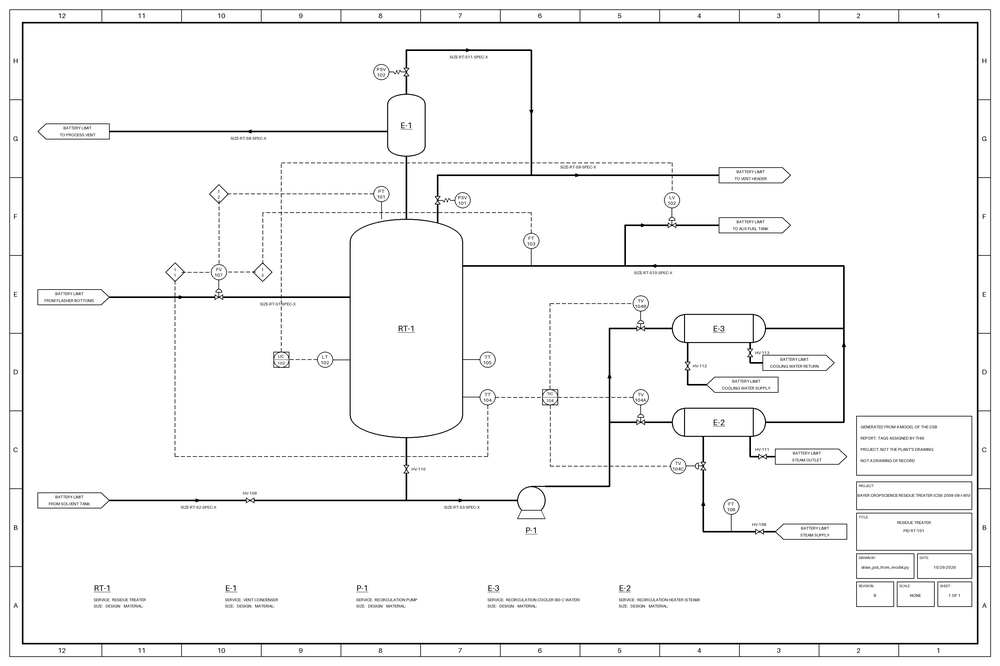
#> input picture data/bayer_rt/pid/RT1.png, 1000 x 666 px, shrunk from 3200 x 2130 before the run; its folder holds only this picture in this run
$ python scan_cleanup.py ../data/bayer_rt/pid/RT1.png
#> lines starting #> are read from the running program, lines starting #| are printed output that depends on the picture; after the words box and inside, x2 and y2 are one past the last pixel; in counts of white or black regions, pixels touching at a corner belong together
"""Scan clean-up before line tracing: turn a degraded scan (faded grey ink, blur, speckle, yellowed or uneven paper,
JPEG noise, worn patches) into a black-on-white image the tracer's own binarization reads as drawn, and leave clean
drawings alone. No AI calls, no network; OpenCV and numpy only.

Why. On degraded copies of the OPEN100 sheets the tracer's single global (Otsu) threshold drops thin faint lines and
keeps the speckle (docs/TRIED.md, scan_robustness: A049-A052 put the round-4 failure in the code tracer). Every
quantity below comes from the image itself (its background, its noise, its stroke width, its size), never from the
damage level; the defaults were chosen on degraded copies of the development sheets OPEN100 0-5 only (data/attempts.json,
the scan_robustness entries from A176 on).

Detection ("auto"). A sheet counts as a degraded scan when either
  - it has isolated specks: ink components of at most 4 px with no other ink within 3 px, at least SPECKS_PER_MP per
    million pixels (clean renders here: 0-32; degraded copies: 1,600 and up), or
  - its paper is not one flat value: less than FLAT_MIN of the pixels within 1 grey level of the commonest value
    (clean renders: 0.77 and up; old-scan copies: below 0.2).
Otherwise the image is traced exactly as given, so clean drawings are unchanged by construction. Limit: a blurred or
faded scan on perfectly flat paper with no specks is not detected (use clean="on").

Clean-up ("on", or "auto" on a detected scan):
  1. Background: a closing wider than any stroke, smoothed, estimates the paper (tint, gradients, yellowing); each
     pixel's darkness is how far it sits below that paper.
  2. Stroke cores (half-maximum): a pixel is ink when it is at least half as dark as the darkest pixel within one
     stroke width (peaks and dips are measured on the darkness after a 3x3 median, so a speck on a line is not a peak), and that local peak clears a contrast floor (LOW_FRAC of the Otsu threshold of the darkness).
     Cutting each stroke at half its own peak keeps the gaps between blurred strokes (text beside a line, a line that
     stops short of another).
  3. Specks: components smaller than AREA_MULT x stroke width squared are dropped.
  4. Faint straight lines (hysteresis + runs): seeds are speck-free strong ink; weak pixels (HYST_LOW of the Otsu
     threshold) connected to a seed are grown; horizontal and vertical runs at least RUN_FRAC of the sheet's long
     side are taken from that grown ink and added back, each cut to the pixels at least half as dark as the
     darkest across the run (so the run is not fattened) and never through a dip: a pixel less than DIP x as dark
     as the darkest pixel on BOTH sides along the run within DIP_MULT stroke widths is a gap the drawing left (a
     line stopping short of a crossing line), not a faded stretch, so it is not bridged. Within DIP_MULT stroke
     widths of a perpendicular line, where the gap is short and blur makes its dip shallow, any pixel the stroke
     cores missed that is under DIP_NEAR x both neighbours is left unbridged too (perp_guard): the drafting
     convention that a line stopping short of another is not connected to it survives the blur, while a real tee
     (darkness rising steadily into the line it meets) is still bridged.
Output: a 0/255 image; the tracer's Otsu step reads it back unchanged.

Library:  is_degraded(gray) -> {"degraded": bool, "specks_per_mp", "flat", ...}
          clean_gray(gray, **params) -> uint8 0/255 image
          prepare(gray, clean="auto"|"on"|"off") -> (image, cleaned: bool)
          trace(image_path, symbols, clean="auto", info=None, **tracer_options) -> trace_connections.trace's links on
              the cleaned image (or on the original file when nothing is cleaned)
CLI:      python scripts/scan_cleanup.py <image> [--out cleaned.png] [--clean auto|on]   (prints the detection)
"""
import argparse
import json
import os
import tempfile
from pathlib import Path

import cv2
import numpy as np

SPECKS_PER_MP = 300   # isolated specks per million pixels that mark a scan (clean renders <= 32, damaged >= 1,600)
FLAT_MIN = 0.5        # share of pixels within 1 level of the commonest value below which the paper is not flat

PARAMS = {            # chosen on degraded copies of OPEN100 0-5 only (A176 split); every length scales with the image
    "bg_kernel_frac": 0.0065,  # background closing kernel, fraction of the long side (15 px on a 2,290 px sheet)
    "frac": 0.5,        # stroke core: at least this share of the local peak darkness
    "low_frac": 0.4,    # contrast floor for a stroke's peak, share of the Otsu threshold of the darkness
    "area_mult": 4.0,   # specks: components below area_mult x stroke width^2 are dropped
    "hyst_low": 0.35,   # hysteresis growth floor, share of the Otsu threshold
    "run_frac": 0.008,  # straight runs at least this share of the long side are bridged through faint stretches
    "dip": 0.6,         # ...but not through a dip: darker on neither side than dip x both neighbours
    "dip_mult": 3.0,    # ...looking dip_mult stroke widths each way along the run
    "perp_guard": True, # within dip_mult stroke widths of a perpendicular line the run is not bridged where the
    "dip_near": 0.9,    # ...stroke core is missing and the pixel is under dip_near x both neighbours (a shallow dip)
}


def _darkness(gray, k):
    bg = cv2.morphologyEx(gray, cv2.MORPH_CLOSE, cv2.getStructuringElement(cv2.MORPH_RECT, (k, k)))
    bg = cv2.blur(bg, (2 * k + 1, 2 * k + 1)).astype(np.float32)
    return np.clip(bg - gray.astype(np.float32), 0, None)


def _bg_kernel(gray, frac):
    return max(5, int(round(frac * max(gray.shape))) | 1)


def is_degraded(gray):
    """Whether the image looks like a damaged scan (see the module docstring); the measurements say why."""
    d = _darkness(gray, _bg_kernel(gray, PARAMS["bg_kernel_frac"]))
    d8 = np.clip(d, 0, 255).astype(np.uint8)
    _, s = cv2.threshold(d8, 0, 1, cv2.THRESH_BINARY + cv2.THRESH_OTSU)
    n, lab, st, _ = cv2.connectedComponentsWithStats(s, connectivity=8)
    small = st[:, 4] <= 4
    small[0] = False
    rest = (~small[lab]) & (s > 0)
    near = cv2.dilate(rest.astype(np.uint8), np.ones((7, 7), np.uint8)) > 0
    specks = int((small & (np.bincount(lab[near], minlength=n) == 0)).sum())
    hist = np.bincount(gray.ravel(), minlength=256)
    m = int(hist.argmax())
    flat = float(hist[max(0, m - 1):m + 2].sum()) / gray.size
    per_mp = specks / (gray.size / 1e6)
    return {"degraded": bool(per_mp >= SPECKS_PER_MP or flat < FLAT_MIN), "specks_per_mp": round(per_mp, 1),
            "flat": round(flat, 3), "paper_value": m}


def _stroke_width(ink):
    dt = cv2.distanceTransform(ink, cv2.DIST_L2, 3)
    ridge = dt[(dt > 0) & (dt >= cv2.dilate(dt, np.ones((3, 3))) - 1e-6)]
    return max(1.0, 2 * float(np.median(ridge))) if len(ridge) else 1.0


def _side_max(d, r, axis):
    """Max of d over the r pixels before and the r pixels after each pixel along an axis (0 = x, 1 = y); outside
    the image counts as paper (0)."""
    if axis == 0:
        k = np.ones((1, r + 1), np.uint8)
        k[0, r] = 0
        return (cv2.dilate(d, k, anchor=(r, 0), borderType=cv2.BORDER_CONSTANT, borderValue=0),
                cv2.dilate(d, k[:, ::-1].copy(), anchor=(0, 0), borderType=cv2.BORDER_CONSTANT, borderValue=0))
    k = np.ones((r + 1, 1), np.uint8)
    k[r, 0] = 0
    return (cv2.dilate(d, k, anchor=(0, r), borderType=cv2.BORDER_CONSTANT, borderValue=0),
            cv2.dilate(d, k[::-1, :].copy(), anchor=(0, 0), borderType=cv2.BORDER_CONSTANT, borderValue=0))


def clean_gray(gray, info=None, **params):
    p = {**PARAMS, **params}
    d = _darkness(gray, _bg_kernel(gray, p["bg_kernel_frac"]))
    d8 = np.clip(d, 0, 255).astype(np.uint8)
    t, strong = cv2.threshold(d8, 0, 1, cv2.THRESH_BINARY + cv2.THRESH_OTSU)
    w = _stroke_width(strong)
    r = max(1, int(round(w)))
    min_area = p["area_mult"] * w * w
    ref = cv2.medianBlur(d, 3)  # the darkness without single-pixel specks: what peaks and dips are measured against

    # 2-3. stroke cores at half their own peak, specks dropped
    peak = cv2.dilate(ref, cv2.getStructuringElement(cv2.MORPH_ELLIPSE, (2 * r + 1, 2 * r + 1)))
    core = ((d >= p["frac"] * peak) & (peak > p["low_frac"] * t) & (d > 0.5 * p["low_frac"] * t)).astype(np.uint8)
    n, lab, st, _ = cv2.connectedComponentsWithStats(core, connectivity=8)
    keep = st[:, 4] >= min_area
    keep[0] = False
    ink = keep[lab].astype(np.uint8)

    # 4. faint straight lines: hysteresis from speck-free strong ink, then H/V runs, cut thin, never across a dip
    n, lab, st, _ = cv2.connectedComponentsWithStats(strong, connectivity=8)
    big = st[:, 4] >= min_area
    big[0] = False
    seeds = big[lab].astype(np.uint8)
    weak = (d > p["hyst_low"] * t).astype(np.uint8) | seeds
    n, lab = cv2.connectedComponents(weak, connectivity=8)
    seeded = np.zeros(n, bool)
    seeded[np.unique(lab[seeds > 0])] = True
    seeded[0] = False
    grown = seeded[lab].astype(np.uint8)
    run = max(5, int(round(p["run_frac"] * max(gray.shape))))
    rr, rg = r + 1, max(2, int(round(p["dip_mult"] * w)))
    core_ink = ink.copy()
    perp = {}
    if p["perp_guard"]:
        # straight runs of the core ink, for the guard below: a bridged run may not newly reach a perpendicular line
        perp[0] = cv2.morphologyEx(core_ink, cv2.MORPH_OPEN, cv2.getStructuringElement(cv2.MORPH_RECT, (1, run)))
        perp[1] = cv2.morphologyEx(core_ink, cv2.MORPH_OPEN, cv2.getStructuringElement(cv2.MORPH_RECT, (run, 1)))
    for axis, kern, across in ((0, (run, 1), (1, 2 * rr + 1)), (1, (1, run), (2 * rr + 1, 1))):
        runs = cv2.morphologyEx(grown, cv2.MORPH_OPEN, cv2.getStructuringElement(cv2.MORPH_RECT, kern))
        thin = d >= p["frac"] * cv2.dilate(ref, cv2.getStructuringElement(cv2.MORPH_RECT, across))
        a, b = _side_max(ref, rg, axis)
        dip = d < p["dip"] * np.minimum(a, b)
        add = runs.astype(bool) & thin & ~dip
        if p["perp_guard"]:
            k = (2 * rg + 1, 1) if axis == 0 else (1, 2 * rg + 1)
            near = cv2.dilate(perp[axis], cv2.getStructuringElement(cv2.MORPH_RECT, k)) > 0
            add &= ~(near & (core_ink == 0) & (d < p["dip_near"] * np.minimum(a, b)))
        ink |= add.astype(np.uint8)
    if info is not None:
        info.update({"otsu": int(t), "stroke_width": round(w, 1), "run_px": run, "ink_share": round(float(ink.mean()), 4)})
    return (255 - ink * 255).astype(np.uint8)


def prepare(gray, clean="auto", info=None):
    """(image to trace, whether it was cleaned). clean: "off" never, "on" always, "auto" when is_degraded."""
    if clean not in ("off", "auto", "on"):
        raise ValueError(f"clean must be off, auto or on, not {clean!r}")
    if clean == "off":
        return gray, False
    if clean == "auto":
        det = is_degraded(gray)
        if info is not None:
            info["detection"] = det
        if not det["degraded"]:
            return gray, False
    return clean_gray(gray, info=info), True


# [19 lines left out: function trace, not called in this run]


def main(argv=None):
    ap = argparse.ArgumentParser(description=__doc__.split("\n")[0])
    ap.add_argument("image")
    ap.add_argument("--out")
    ap.add_argument("--clean", default="auto", choices=["auto", "on", "off"])
    a = ap.parse_args(argv)
    if a.out:
        from output_paths import protect_outputs
        try:
            protect_outputs([a.out], [a.image])
        except ValueError as exc:
            ap.exit(2, f"refused: {exc}\n")
    gray = cv2.imread(a.image, cv2.IMREAD_GRAYSCALE)
#> gray is the input picture: shape (666, 1000); min 0, max 255, mean 246.9
    if gray is None:
        raise SystemExit(f"cannot read {a.image}")
    info = {}
    out, cleaned = prepare(gray, a.clean, info)
#> in is_degraded, `_, s = cv2.threshold(d8, 0, 1, cv2.THRESH_BINARY + cv2.THRESH_OTSU)`:
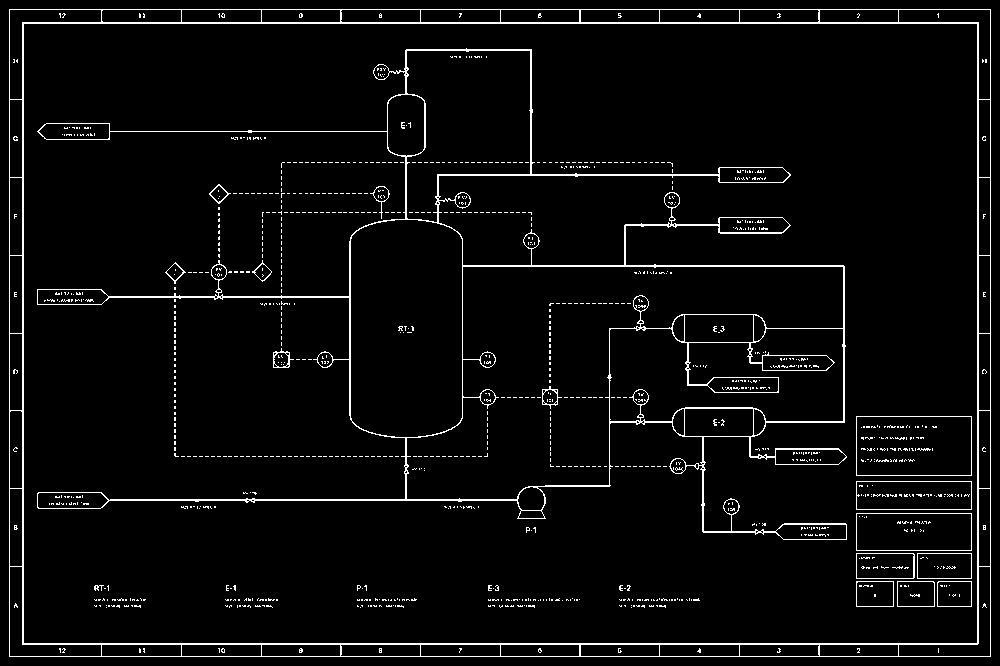
#> s: shape (666, 1000); values 0 (black) and 1 (white), 4.2% white in thin lines or dots
#> in is_degraded, `n, lab, st, _ = cv2.connectedComponentsWithStats(s, connectivity=8)`: n = 1060; st = 1060 rows, first 6: [0, 0, 1000, 666, 638177], [9, 9, 982, 648, 10038], [59, 13, 2, 5, 7], [62, 13, 4, 5, 9], [139, 13, 2, 5, 9], [143, 13, 2, 5, 8]
#> in is_degraded, `near = cv2.dilate(rest.astype(np.uint8), np.ones((7, 7), np.uint8)) > 0`:
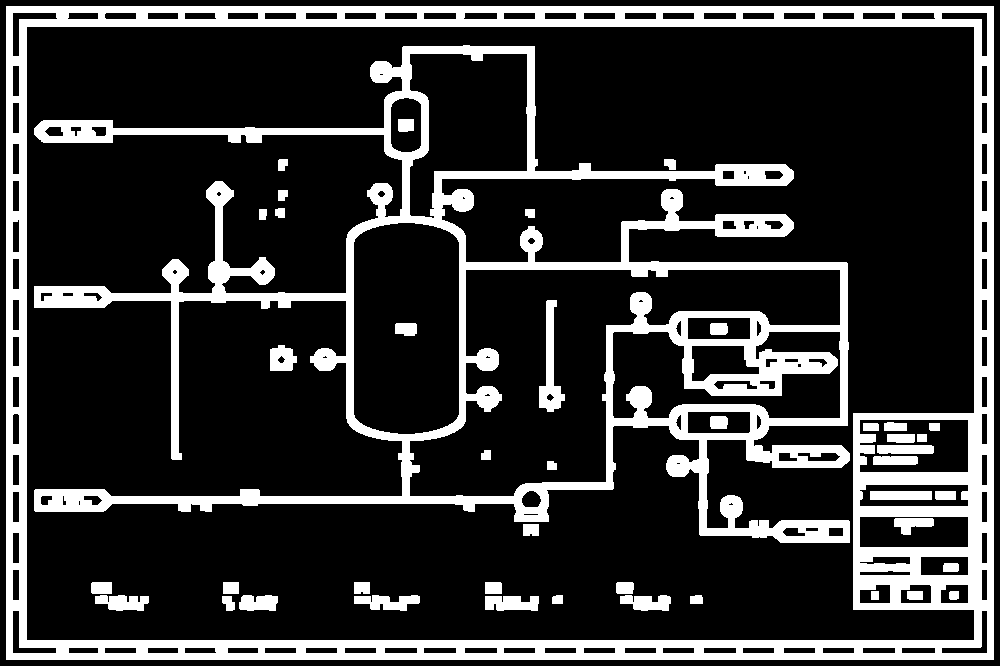
#> near: shape (666, 1000) bool; 20.2% white; 44 white regions, largest, box (x1, y1, x2, y2) and area: (6, 6, 994, 660) 62217, (34, 45, 850, 543) 61183, (539, 300, 565, 412) 1224
#> in is_degraded, `specks = int((small & (np.bincount(lab[near], minlength=n) == 0)).sum())`: specks = 360
#> in is_degraded, `hist = np.bincount(gray.ravel(), minlength=256)`: hist = 256 values, max 580578 at index 255, min 0 at index 7, mean 2601.6
#> in is_degraded, `m = int(hist.argmax())`: m = 255
#> in is_degraded, `flat = float(hist[max(0, m - 1):m + 2].sum()) / gray.size`: flat = 0.885
#> in is_degraded, `per_mp = specks / (gray.size / 1e6)`: per_mp = 540.5
#> in prepare, `det = is_degraded(gray)`: det = {'degraded': True, 'specks_per_mp': 540.5, 'flat': 0.885, 'paper_value': 255}
#> in clean_gray, `t, strong = cv2.threshold(d8, 0, 1, cv2.THRESH_BINARY + cv2.THRESH_OTSU)`: t = 79
#> in _stroke_width, `dt = cv2.distanceTransform(ink, cv2.DIST_L2, 3)`:
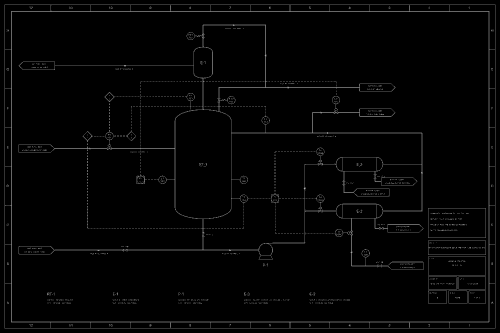
#> dt: shape (666, 1000) float32 (shown at 1/2 size); min 0, max 2.32, mean 0.04; drawn with min black and max white
#> in clean_gray, `w = _stroke_width(strong)`: w = 1.91
#> in clean_gray, `r = max(1, int(round(w)))`: r = 2
#> in clean_gray, `min_area = p["area_mult"] * w * w`: min_area = 14.59
#> in clean_gray, `n, lab, st, _ = cv2.connectedComponentsWithStats(core, connectivity=8)`:
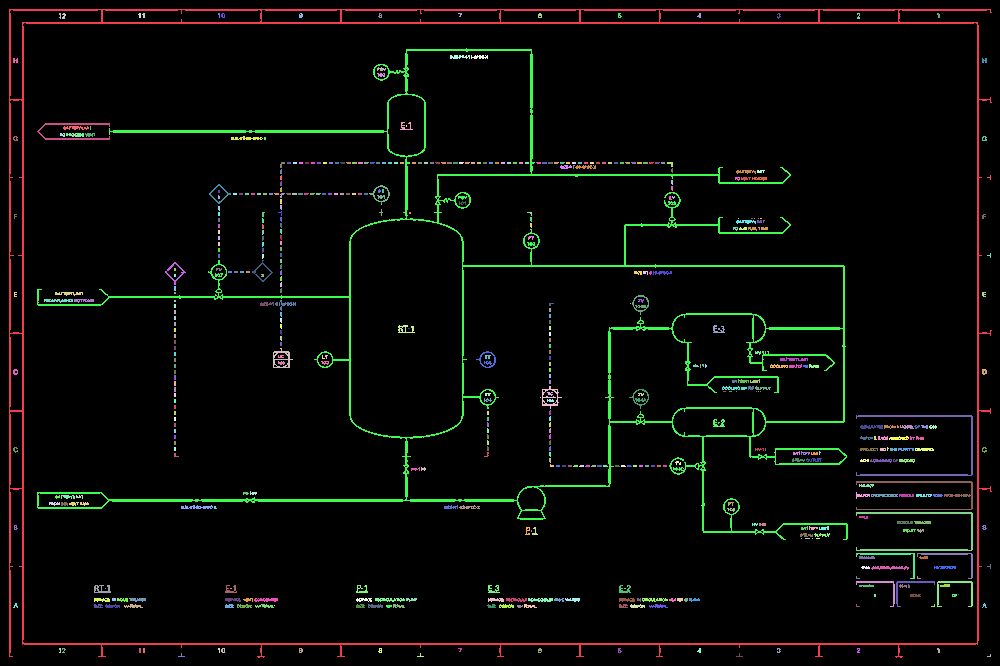
#> lab: shape (666, 1000) int32; 532 distinct labels, from 0 to 531; one colour per label, 0 black
#> in clean_gray, `n, lab, st, _ = cv2.connectedComponentsWithStats(core, connectivity=8)`: n = 532; st = 532 rows, first 6: [0, 0, 1000, 666, 630746], [9, 9, 983, 649, 10033], [59, 13, 2, 6, 9], [62, 13, 4, 6, 16], [138, 13, 3, 5, 11], [142, 13, 3, 5, 11]
#> in clean_gray, `n, lab, st, _ = cv2.connectedComponentsWithStats(strong, connectivity=8)`: n = 1060; st = 1060 rows, first 6: [0, 0, 1000, 666, 638177], [9, 9, 982, 648, 10038], [59, 13, 2, 5, 7], [62, 13, 4, 5, 9], [139, 13, 2, 5, 9], [143, 13, 2, 5, 8]
#> in clean_gray, `n, lab = cv2.connectedComponents(weak, connectivity=8)`:
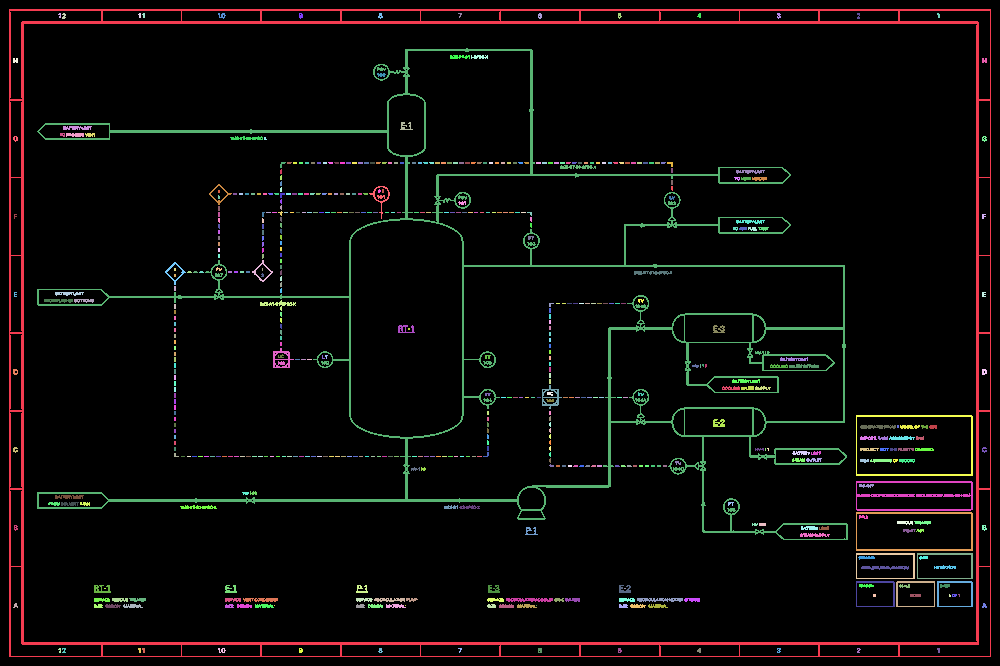
#> lab: shape (666, 1000) int32; 561 distinct labels, from 0 to 560; one colour per label, 0 black
#> in clean_gray, `n, lab = cv2.connectedComponents(weak, connectivity=8)`: n = 561
#> in clean_gray, `rr, rg = r + 1, max(2, int(round(p["dip_mult"] * w)))`: rr = 3; rg = 6
#> the loop in clean_gray, `for axis, kern, across in ((0, (run, 1), (1, 2 * rr + 1)), (1, (1, run..` made 2 passes
#> (axis, kern, across) on passes 1 to 2: (0, (8, 1), (1, 7)), (1, (1, 8), (7, 1))
#> pass 1, in clean_gray, `a, b = _side_max(ref, rg, axis)`:
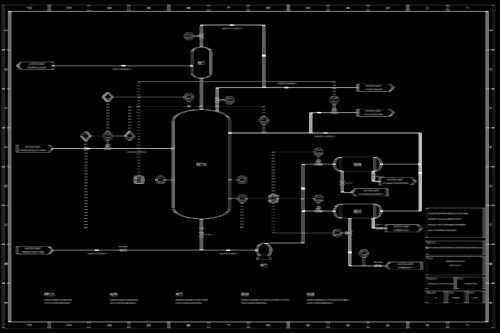
#> b: shape (666, 1000) float32 (shown at 1/2 size); min 0, max 255, mean 9.4
#> after the loop in clean_gray, `for axis, kern, across in ((0, (run, 1), (1, 2 * rr + 1)), (1, (1, run..`:
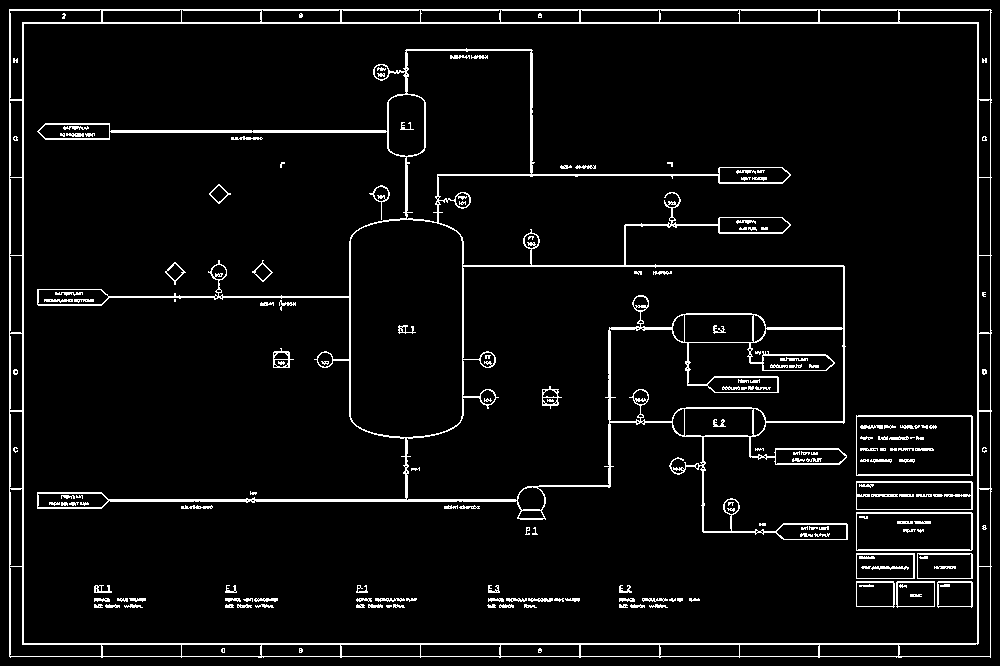
#> ink: shape (666, 1000); values 0 (black) and 1 (white), 5.3% white in thin lines or dots
#> cleaned = True
    info["cleaned"] = cleaned
    print(json.dumps(info))
#| {"detection": {"degraded": true, "specks_per_mp": 540.5, "flat": 0.885, "paper_value": 255}, "otsu": 79, "stroke_width": 1.9, "run_px": 8, "ink_share": 0.0531, "cleaned": true}
    if a.out:
        if not cv2.imwrite(a.out, out):
            ap.exit(2, f"cannot write {a.out}\n")
        print("wrote", Path(a.out))


if __name__ == "__main__":
    main()
